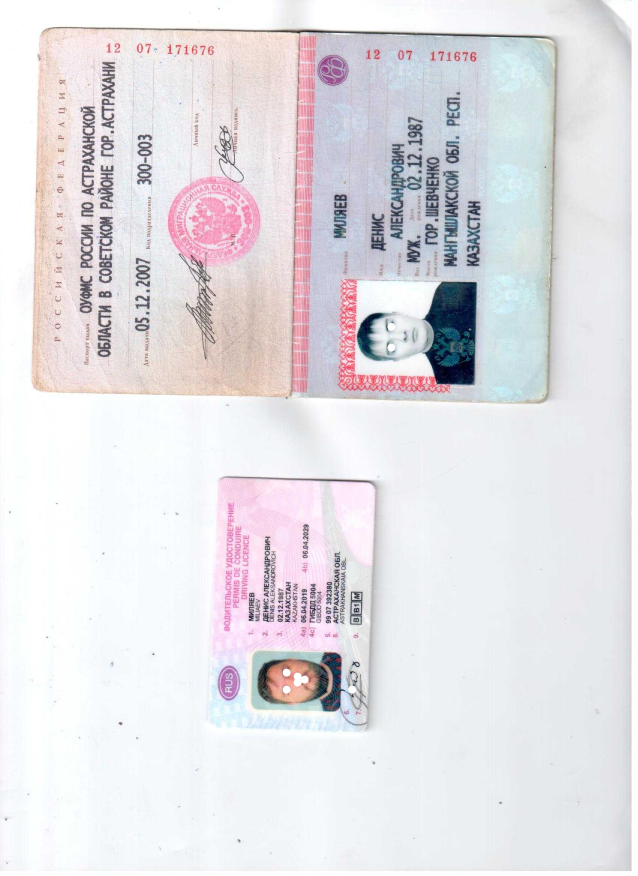
#> input picture docker/worker/code/test/9-140-0.png, 2550 x 3504 px (shown at 1/4 size); its folder holds only this picture in this run
$ python -i doctype_by_text.py   (imports and definitions only)
#> lines starting #> are read from the running program, lines starting #| are printed output that depends on the picture; after the words box and inside, x2 and y2 are one past the last pixel; in counts of white or black regions, pixels touching at a corner belong together
### docker/worker/code/parsers/ocr.py
import pytesseract
# from pytesseract import Output
from pytesseract.pytesseract import TesseractError
import numpy as np
import cv2 as cv
#own
from logger import logger
from tesseract_lock import tesseract_image_to_string_lock, tesseract_image_to_boxes_lock


rus_alph = 'АБВГДЕЁЖЗИЙКЛМНОПРСТУФХЦЧШЩЪЫЬЭЮЯ'
eng_alph = 'ABCDEFGHIJKLMNOPQRSTUVWXYZ'
punct = '.-—'
numbers = '0123456789'
rus_bad = r'!\"#$%&\'()*+,/:;<=>?@[\]^_`{|}©«®°»і‘’‚“”„…‹›№'  # without абвгдежзийклмнопрстуфхцчшщъыьэюяё
eng_bad = r'!\"#$%&\'()*+,/:;<=>?@[\]_{|}~¢£¥§©«®°»é‘’“”€ﬁﬂ'  # without abcdefghijklmnopqrstuvwxyz

# [6 lines of commented-out code are left out]


def image_to_string(image, lang: str, white_list: str = None, blacklist: str = None) -> str or None:
    """
    It working ban on the multithreading.

    :param image: prepared
    :param lang:
    :param white_list:
    :return:
    """
    with tesseract_image_to_string_lock:
        text = None
        try:
            if white_list:
                text = pytesseract.image_to_string(image, lang=lang, config='-c tessedit_char_whitelist=' + white_list)
            elif blacklist:
                text = pytesseract.image_to_string(image, lang=lang, config='-c tessedit_char_blacklist=' + blacklist)
            else:
                text = pytesseract.image_to_string(image, lang=lang)
        except TesseractError as ex:
            logger.info("cannot recognize text: %s" % ex.message)
        return text


# [96 lines left out: functions roi_preperation, digits_to_rus_letters, threashold_by_letters, not called in this run]

# pytesseract.pytesseract.tesseract_cmd = r"/home/u/.local/bin/pytesseract"

# try:
#     # tessdata_dir_config = '--tessdata-dir "/mnt/hit4/hit4user/PycharmProjects/rec2/"'
#     # pytesseract.pytesseract.tesseract_cmd = r"pytesseract"
#     if lang == 'ocrb':
#         # Example config: '--tessdata-dir "C:\\Program Files (x86)\\Tesseract-OCR\\tessdata"'
#         # It's important to include double quotes around the dir path.
#
#         # pytesseract.image_to_string(image, lang='chi_sim', config=tessdata_dir_config)
#         # text = pytesseract.image_to_string(r, lang='eng')
#
#         text = pytesseract.image_to_string(r, lang='ocrb')
#     elif lang == 'rus':
#         text = pytesseract.image_to_string(r, lang='rus')
#     # elif lang == 'digits':
#     #    text = pytesseract.image_to_string(r, lang='digits', config=tessdata_dir_config) #, config='--psm 10 --oem 3 -c tessedit_char_whitelist=0123456789')
#     else:
#         text = pytesseract.image_to_string(r, lang='eng')
# except TesseractError as ex:
# sys.stderr.write("ERROR: %s" % ex.message)
# # sys.exit(ex.status)

### docker/worker/code/utils/doctype_by_text.py
import re

import cv2 as cv
import numpy as np

# own
from parsers.ocr import image_to_string
from logger import logger as log


class DocTypes:
    consentToProcessingOfPersonalData = 10  # Согласие на обработку персональных данных
    individualConditions = 46  # Индивидуальные условия
    loginAssignmentNotice = 45  # Извещение о присвоении логина
    applicationForOnlineServices = 44  # Заявление о подключении онлайн-сервисов РУСНАРБАНК
    applicationForAutocredit = 43  # Заявление о предоставлении кредита
    applicationForAdvanceAcceptance = 42  # Заявление о заранее данном акцепте ФЛ
    applicationForTransferringFromAccountFL = 41  # Заявление на перевод денежных средств со счета ФЛ
    borrowerProfile = 40  # Анкета клиента - заемщика банка ( Анкета заемщика )
    telemedicine = 60  #
    zajOPrisoedKDogovKBO = 61 # ЗАЯВЛЕНИЕ О ПРИСОЕДИНЕНИИ К ДОГОВОРУ КОМПЛЕКСНОГО БАНКОВСКОГО ОБСЛУЖИВАНИЯ ФИЗИЧЕСКИХ ЛИЦ


# format: ((must be), (several mustbe), (must not be):(id, description)
dict_docs = {
    # Файлы андерайтера
    (("ЗАКЛЮЧЕНИЕПОКРЕДИТНОЙЗАЯВКЕ",), (), ()): (80, 'Заключение андеррайтера'),
    (("ПРОФЕССИОНАЛЬНОЕСУЖДЕНИЕПООЦЕНКЕКРЕДИТНОГОРИСКАПОССУДЕ",), (), ()): (
        1, 'Профессиональное суждение по оценке кредитного риска по ссуде'),
    (("ОЦЕНКАФИНАНСОВОГОПОЛОЖЕНИЯ",), (), ()): (2, 'Оценка финансового положения'),

    # Сделка
    ((), ("АСИЕЗАЕМЩИКАН", "НАОБРАБОТКУМОИХПЕРСОНАЛЬНЫХДАННЫХ"),
     ("УСЛОВИЕОБУСТУПКЕ", "ЦЕЛИИСПОЛЬЗОВАНИЯЗАЕМЩИКОМ")): (
        10, 'Согласие на обработку персональных данных'),
    (("ДОГОВОР", "КУПЛИПРОДАЖИ"), (),
     ("ПРИЛОЖЕНИЕ", "ОСНОВАНИЕПОДОГОВОРУ", "ОПЛАТАПОДОГОВОРУ", "СОГЛАСНОДОГОВОРУ", "СЧЕТНАОПЛАТУ",
      "ЗАЕМЩИКСОГЛАСЕНСТЕМЧТОВСЛУЧ", "АЕНЕСОГЛАСИЯЗАЧЕРКНУТЬ",  # последняя страница 501
      "ПОРЯДОКПРИЕМАПЕРЕДАЧИТРАНСПОРТНОГОСРЕДСТВА", "СТВАНЕПРЕОДОЛИМОЙСИЛ", "ПРИНЦИПАЛОБЯЗАН",
      "ДОПОЛНИТЕЛЬНЫЕУСЛОВИЯ")): (
        11, 'Договор купли продажи'),
    (("ДОГОВОРКОМИССИИ", "ПРЕДМЕТДОГОВОРА"), (),
     ("ПРИЛОЖЕНИЕ", "ОСНОВАНИЕПОДОГОВОРУ", "ОПЛАТАПОДОГОВОРУ", "СОГЛАСНОДОГОВОРУ", "СЧЕТНАОПЛАТУ")): (
        12, 'Договор комиссии'),
    (("АГЕНТСКИЙДОГОВОР", "ПРЕДМЕТДОГОВОРА"), (),
     ("ПРИЛОЖЕНИЕ", "ОСНОВАНИЕПОДОГОВОРУ", "ОПЛАТАПОДОГОВОРУ", "СОГЛАСНОДОГОВОРУ", "СЧЕТНАОПЛАТУ")): (
        13, 'Агентский договор'),
    (("АКТПРИЕМАПЕРЕДАЧИ",), (), ("ПОРЯДОКПРИЕМАПЕРЕДАЧИ", "ФОРСМАЖОР", "ПОРЯДОКИЗМЕНЕНИЯИДОПОЛНЕНИЯДОГОВОРА",
                                  "ПОРЯДОКРАЗРЕШЕНИЯСПОРОВ")): (
        20, 'Акр приема-передачи'),
    (("ПРИЕМОСДАТОЧНЫЙАКТ",), (), ()): (21, 'Приемо-сдаточный акт'),
    (("СЧЕТ№",), ("ПОЛУЧАТ", "УЧАТЕЛЬ", "ПОСТАВЩИК", "ОПЛАТА"), ()): (22, 'Счет'),
    (("СЧЕГ№",), ("ПОЛУЧАТ", "УЧАТЕЛЬ", "ПОСТАВЩИК", "ОПЛАТА"), ()): (22, 'Счет'),  # recognition mistake
    (("СЧЕТНАОПЛАТУ№", "ИНН"), (), ()): (22, 'Счет'),
    (("КВИТАНЦИЯ", "РИНЯТООТ"), (), ()): (
        23, 'Квитанция'),
    (("ПОЛИС№", "КАСКО", "ДОГОВОРАСТРАХОВАНИЯ", "СТРАХОВАТЕЛЬ"), (), ()): (
        24, 'Страховой полис КАСКО'),
    (("ПОЛИСКОМПЛЕКСНОГОСТРАХОВАНИЯТРАНСПОРТНОГОСРЕДСТВА", "СТРАХОВАТЕЛЬ"), (), ()): (
        24, 'Страховой полис КАСКО (КТС)'),
    (("ДОГОВОРПОРУЧЕНИЯ",), (),
     ("ПРИЛОЖЕНИЕ", "ОСНОВАНИЕПОДОГОВОРУ", "ОПЛАТАПОДОГОВОРУ", "СОГЛАСНОДОГОВОРУ", "СЧЕТНАОПЛАТУ")): (
        26, 'Договор поручения'),
    (("ВЫПИСКАИЗЭЛЕКТРОННОГОПАСПОРТА",), (), ()): (27, 'Выписка из электронного паспорта'),
    (("АНКЕТАКЛИЕНТАФИЗИЧЕСКОГОЛИЦА",), (), ()): (28, 'Анкета клиента физлица у партнера'),
    (("ЭЛЕКТРОННАЯКАРТА", "НАДОРОГЕ", "ПОДДЕРЖК"), (), ()): (29, 'Карта технической помощи на дороге'),

    # Сгенерированные документы
    (("АНКЕТАЗАЕМЩИКАФИЗИЧЕСКОГОЛИЦА",), (), ()): (40, 'Анкета клиента - заемщика банка'),
    (("ЗАЯВЛЕНИЕНАПЕРЕВОДДЕ",), (), ()): (41, 'Заявление на перевод денежных средств со счета ФЛ'),
    (("ЗАЯВЛЕНИЕОЗАРАНЕЕДАН",), (), ()): (42, 'Заявление о заранее данном акцепте ФЛ'),
    (("ЗАЯВЛЕНИЕОПРЕДОСТАВЛЕНИИКРЕДИТА",), (), ()): (43, 'Заявление о предоставлении кредита'),
    (("КПРАВИЛАМДИСТАНЦИОННОГОБАНКОВСКОГООБСЛУЖИВАНИЯ",), (), ()): (
        44, 'Заявление о подключении онлайн-сервисов РУСНАРБАНК'),
    (("ЛОГИНАДЛЯДОСТУПАКСИСТЕМЕ",), (), ()): (45, 'Извещение о присвоении логина'),
    (("ПОЛНАЯСТОИМОСТЬКРЕДИТА", "ИНДИВИДУАЛЬНЫЕУСЛОВИЯ"), (), ()): (46, 'Индивидуальные условия'),
    (("РАСПОРЯЖЕНИЕОПРЕДОСТАВЛЕНИИКРЕДИТА",), (), ()): (47, 'Распоряжение о предоставлении кредита'),
    (("СЕРТИФИКАТНАСТОЯЩИМСЕРТИФИКАТОМКОММЕРЧЕСКИЙБ",), (), ()): (48, 'Одобрение - сертификат'),
    # ((,), (), ()): (49, 'Согласие на обработку персональных данных - руснарбанк'),
    (("СПОСОБЫПОГАШЕНИЯКРЕДИТА",), (), ()): (50, 'Способы погашения кредита'),
    (("ГАРАНТИЙНОЕПИСЬМО",), (), ()): (
        51, 'Гарантийное письмо - в автосалон за автомобиль/за дополнительное оборудование'),
    (("СПИСАНОСОСЧПЛА", "ПОРУЧЕНИЕ"), (), ()): (
        53, 'Платежное поручение - Основной платежный документ/на оплату КАСКО/на оплату дополнительного оборудования'),
    (("ПОЛИССТРАХОВАНИЯЖИЗНИ",), (), ()): (56, 'Полис страхования от несчастного случая'),
    (("ПОЛИССТРАХОВАНИЯОТПОТЕРИРАБОТЫ",), (), ()): (57, 'Полис страхования от потери работы'),
    (("ПАМЯТКАКДОГОВОРАМЛИЧНОГОСТРАХОВАНИЯ",), (), ()): (58, 'Памятка к договорам личного страхования'),
    (("ЗАЯВЛЕНИЕНАУЧАСТИЕВГОСУДАРСТВЕННОЙПРОГРАММЕ",), (), ()):
        (59, 'Заявление на участие в государственной программе'),  # applicationForStateSupport
    ((), (), ()):
        (60, 'ТЕЛЕМЕДИЦИНА'),  # telemedicine
    (("ЗАЯВЛЕНИЕОПРИСОЕДИНЕНИИКДОГОВОРУКОМПЛЕКСНОГОБАНКО",), (), ()):
        (61, 'ЗАЯВЛЕНИЕ О ПРИСОЕДИНЕНИИ К ДОГОВОРУ КОМПЛЕКСНОГО БАНКОВСКОГО ОБСЛУЖИВАНИЯ ФИЗИЧЕСКИХ ЛИЦ'),
    #
    ((), ("ПАСПОРТТРАН", "ГОСРЕДСТ", "ОСОБЫЕОТМЕТКИ", "ИДЕНТИФИКАЦИОННЫЙНО", "ГОСУДАРСТВЕННЫЙРЕГИСТРАЦИОННЫЙЗНАК",
          "ВЫДАНОГИБДД"), ()): (110, 'ПТС front. Пасспорт транспортного средства - первая.'),
    ((), ("ОСОБЫЕОТМЕТКИ", "СВИДЕТЕЛЬСТВООРЕГИСТРАЦИИТ", "РЕГИСТРАЦИОННЫЙЗНАК", "ДАТАРЕГИСТРАЦИИ",
          "ДАТАПРОДАЖИПЕРЕДАЧИ"), ()): (110, 'ПТС back. Пасспорт транспортного средства - вторая.'),

    # документы партнеров
    (("ТИПЗАПРАШИВАЕМОГОКРЕДИТА", "ЗАПРАШИВАЕМАЯСУММАКРЕДИТА"), ("АВТОСПЕЦЦЕНТР", "РОЛЬВПРЕДПОЛАГАЕМОЙСДЕЛКЕ"), ()):
        (501, 'Анкета-заявление на предоставление кредита. АвтоСпецЦентр'),

    # капитал-лайф
    (("КАПИТАЛ", "ЗАЯВЛЕНИЕОСТРАХОВАНИИ", "МЕННЫЙЗАПРОС"), (), ()): (510, 'КАПЛАЙФ Заявление о страховании'),
    # капитал-лайф письменный запрос Страховщика)
    (("КАПИТАЛ", "ПОЛИС№"), (), ()): (511, 'КАПЛАЙФ Заявление о страховании'),
    (('ТАБЛИЦАРАЗМЕРОВСТРАХОВЫХСУММ',), (), ()): (512, 'Таблица размеров страховых сумм'),
    (('КАПИТАЛ', 'ПАМЯТКАВАЖНЫЕПОЛОЖЕНИЯ'), (), ()): (513, 'КАПЛАЙФ Памятка Важные положения договора страхования'),
    (('КАПИТАЛ',), ('ПРОГРАММАДОБРОВ', 'ОЛЬНОГОИНДИВИДУ', 'АЛЬНОГОСТРАХ', 'ОВАНИЯЗАЁМЩ', 'ИКОВКРЕДИТАДЛЯКЛИЕНТОВ'), ()):
        (514,
         'КАПЛАЙФ Программа добровольного индивидуального страхования заёмщиков кредита для клиентов АО КБ «РУСНАРБАНК»'),
    # СОГАЗ
    (('СОГАЗ'), ('НАСТОЯЩИМПО', 'ЛИСОМОФЕРТОЙДА', 'ПОЛИСОФЕРТАСТРАХОВАНИЯОТН', 'ЕСЧАСТНЫХСЛУЧАЕВИБОЛЕЗНЕЙ'), ()): (
    520, 'СОГАЗ Заявление о страховании (полис-оферта)'),
    (('ТАБЛИЦАСТРАХОВЫХВЫПЛАТПРИТЕЛЕСНЫХПОВРЕЖДЕНИЯХ', 'ПРИЛОЖЕНИЕ'),
     ('ЗАСТРАХОВАННОГОЛИЦАВРЕЗУ', 'ЛЬТАТЕНЕСЧАСТНОГОСЛУЧАЯ'), ()):
        (521, 'СОГАЗ Таблица страховых выплат при телесных повреждениях'),
    (('СОГАЗ', 'ПАМЯТКА'), ('ПОЛИСОФЕРТАСТРАХОВАНИЯОТН', 'ЕСЧАСТНЫХСЛУЧАЕВИБОЛЕЗНЕЙ'), ()):
        (522, 'СОГАЗ Памятка к заявлению о страховании'),

}

docs_types = sorted(dict_docs.items(), key=lambda x: len(x[0][0]), reverse=True)  # asc longest to shortest

re_ftext = re.compile(r'[^А-Яа-я№]*')

# type:
not_multi = 0
multifile = 1
fixed_files = 2
# doc_id:(type, files_count)
multifile_doctypes = {80: (2, 2),
                      1: (0,),
                      2: (0,),
                      10: (0,),
                      11: (1,),
                      12: (1,),
                      13: (1,),
                      20: (0,),
                      21: (0,),
                      22: (0,),
                      23: (0,),
                      24: (1,),
                      26: (1,),
                      27: (0,),
                      28: (1,),
                      29: (1,),
                      40: (2, 2),
                      41: (0,),
                      42: (0,),
                      43: (0,),
                      44: (0,),
                      45: (0,),
                      46: (1,),
                      47: (0,),
                      48: (0,),
                      # 49: (0,),
                      50: (0,),
                      51: (0,),
                      53: (0,),
                      56: (2, 3),
                      58: (0,),

                      110: (0,),
                      501: (0,),
                      510: (0,),
                      511: (1,),
                      512: (0,),
                      513: (0,),
                      514: (1,),
                      520: (1,),
                      521: (0,),
                      522: (0,),
                      }

# doc types that has multiple files
multifile_types = {k: v for k, v in multifile_doctypes.items() if v[0] == 1 or v[0] == 2}

debug_type = []  # debug


# [22 lines left out: function _get_type_by_text, not called in this run]


def _fast_cropper(image):
    """ 0.0001 < x < 0.9
    и Квитанция 0.3 < x < 0.7 если нашлась похожая contourArea"""
    total_area = image.shape[0] * image.shape[1]
    gray = image.copy()
    # gray = cv.cvtColor(image, cv.COLOR_BGR2GRAY)

    ret2, r = cv.threshold(gray, 0, 255, cv.THRESH_BINARY + cv.THRESH_OTSU)
    contours, hierarchy = cv.findContours(r, cv.RETR_TREE, cv.CHAIN_APPROX_SIMPLE)

    boxes = []
    for i in range(len(contours)):
        x, y, w, h = cv.boundingRect(contours[i])
        c = np.array([[x, y], [x, y + h], [x + w, y + h], [x + w, y]])  # rectangle back to contour
        a = cv.contourArea(c)
        if (total_area * 0.0001) < a < (total_area * 0.9):
            boxes.append([x, y, x + w, y + h])
    boxes = np.asarray(boxes)
    if boxes.size != 0:
        x = np.min(boxes[:, 0])  # left
        y = np.min(boxes[:, 1])  # top
        x_w = np.max(boxes[:, 2])  # right
        y_h = np.max(boxes[:, 3])  # bottom
        # cv.rectangle(image, (left, top), (right, bottom), (255, 0, 0), 2)
        # img = image
        if (total_area * 0.7) > (x_w * y_h) > (total_area * 0.3):  # квитанция size
            y -= int(image.shape[1] * 0.02)
            if y < 0:
                y = 0
            x -= int(image.shape[0] * 0.02)
            if x < 0:
                x = 0
            y_h += int(image.shape[1] * 0.02)
            x_w += int(image.shape[0] * 0.02)
            img = r[y:y_h, x:x_w].copy()
            return img
    # crop header
    h_height = int(image.shape[0] // 2.7)
    img = r[0:h_height].copy()
    return img


def simple_detect_type(image: np.array, text_doc_orientation=None) -> (int, str or None, int or None):
    """

    :param image:
    :param text_doc_orientation:
    :return:
    """
    global re_ftext

    log.debug("simple_detect_type started")

    gray = cv.cvtColor(image, cv.COLOR_BGR2GRAY)

    # if we got orientation from pages before this
    if text_doc_orientation is not None:
        for i in range(text_doc_orientation):
            gray = np.rot90(gray)
        # crop
        img = _fast_cropper(gray)
        # get text
        t = image_to_string(img, 'rus')
        text = re_ftext.sub('', t).upper()  # remove ,.-
        doc_id = _get_type_by_text(text)
        if doc_id is not None:
            return doc_id[0], doc_id[1], text_doc_orientation
    else:
        text = ''
        # Rotate
        for i in range(4):  # 0,1,2,3
            # image rotate not clockwise
            if i != 0:
                gray = np.rot90(gray)

            # crop
            img = _fast_cropper(gray)
            # get text
            t = image_to_string(img, 'rus')
            # TESTING!!
            # print('as', t)
            if t is not None:
                t = re_ftext.sub('', t).upper()  # remove ,.-
                # TESTING!!
                # print('as2', t)
                # tmp = cv.resize(img, (900, 900))
                # cv.imshow('image', tmp)  # show image in window
                # cv.waitKey(0)  # wait for any key indefinitely
                # cv.destroyAllWindows()  # close window

                text += t
                # text to doc id
                doc_id = _get_type_by_text(text)
                if doc_id is not None:
                    return doc_id[0], doc_id[1], i

        return 0, None, None


# [36 lines left out: function mark_second_files, not called in this run]


# [2 lines not run here, left out]

>>> import cv2
>>> picture = cv2.imread('../test/9-140-0.png')
#> picture is the input picture: shape (3504, 2550, 3); mean B, G, R 229.8, 225.6, 227.7
>>> result = simple_detect_type(picture)
#> in simple_detect_type, `gray = cv.cvtColor(image, cv.COLOR_BGR2GRAY)`:
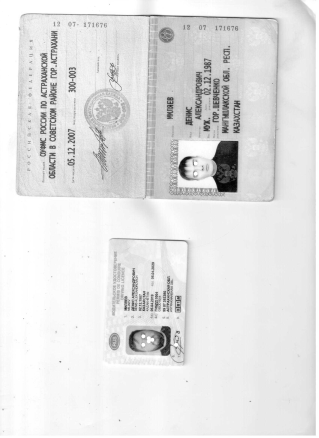
#> gray: shape (3504, 2550) (shown at 1/8 size); min 0, max 255, mean 226.7
#> the loop in simple_detect_type, `for i in range(4):` made 1 pass
#> ret2 in _fast_cropper on pass 1: 166
#> pass 1, in _fast_cropper, `ret2, r = cv.threshold(gray, 0, 255, cv.THRESH_BINARY + cv.THRESH_OTSU)`:
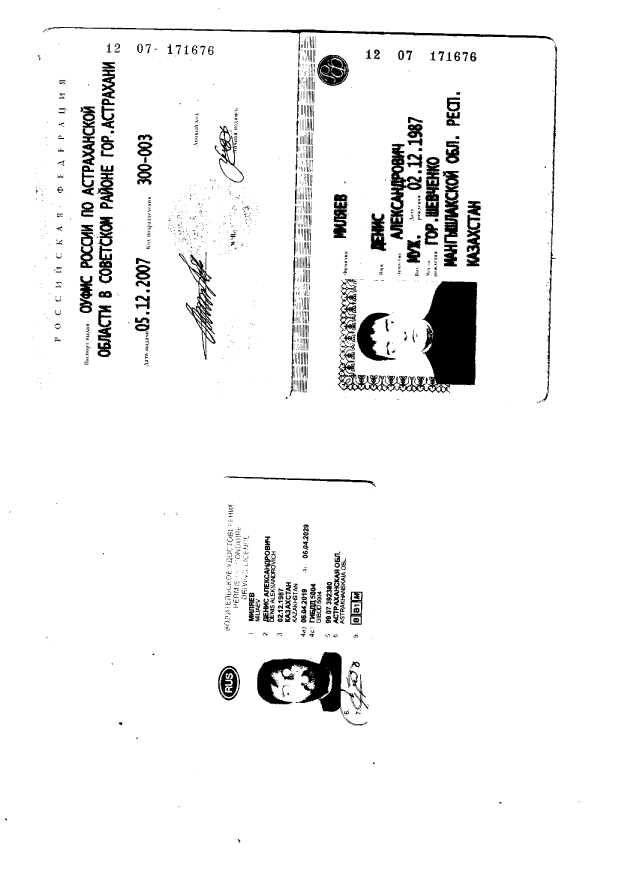
#> r: shape (3504, 2550) (shown at 1/4 size); 95.1% white; 2116 black regions (1366 under 20 px), largest, box (x1, y1, x2, y2) and area: (1351, 1125, 1909, 1573) 88863, (1029, 2608, 1416, 2875) 42661, (189, 108, 2221, 207) 15284
#> pass 1, in _fast_cropper, `img = r[0:h_height].copy()`:
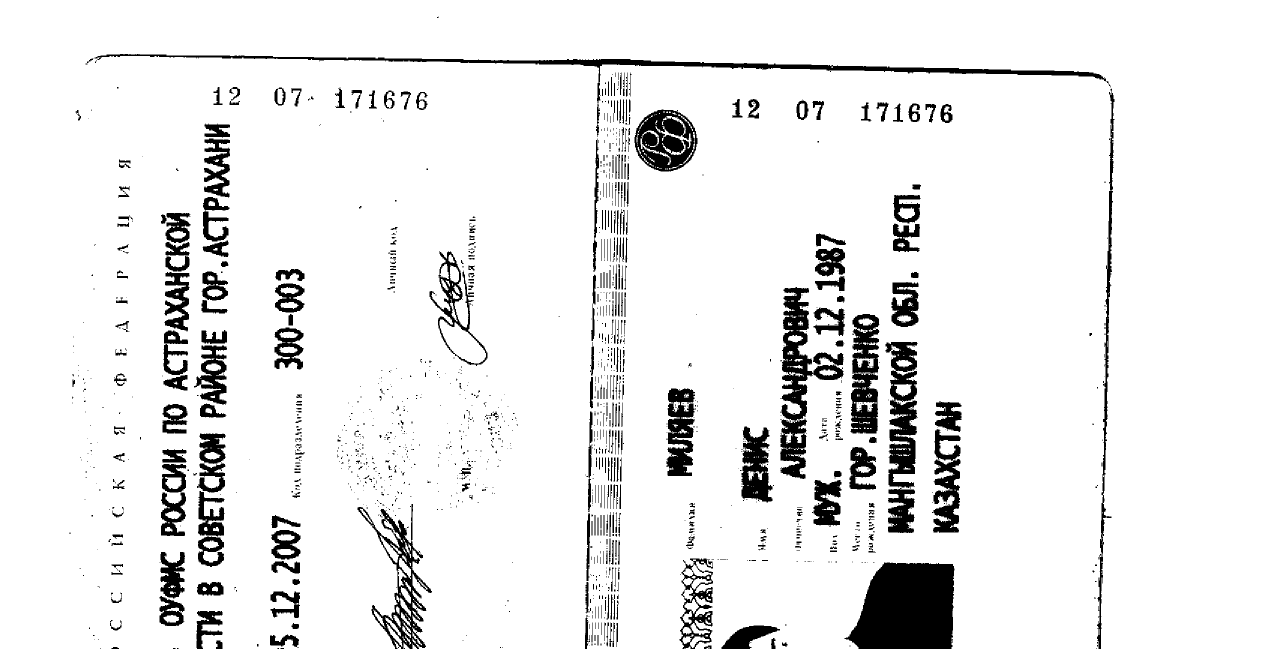
#> img: shape (1297, 2550) (shown at 1/2 size); 92.2% white; 1442 black regions (993 under 20 px), largest, box (x1, y1, x2, y2) and area: (1689, 1125, 1909, 1297) 30495, (189, 108, 2221, 207) 15284, (1560, 574, 1687, 958) 14880
#> after the loop in simple_detect_type, `for i in range(4):`: text = ''
#> (the run stopped early here; a loop or call above may not have finished)
